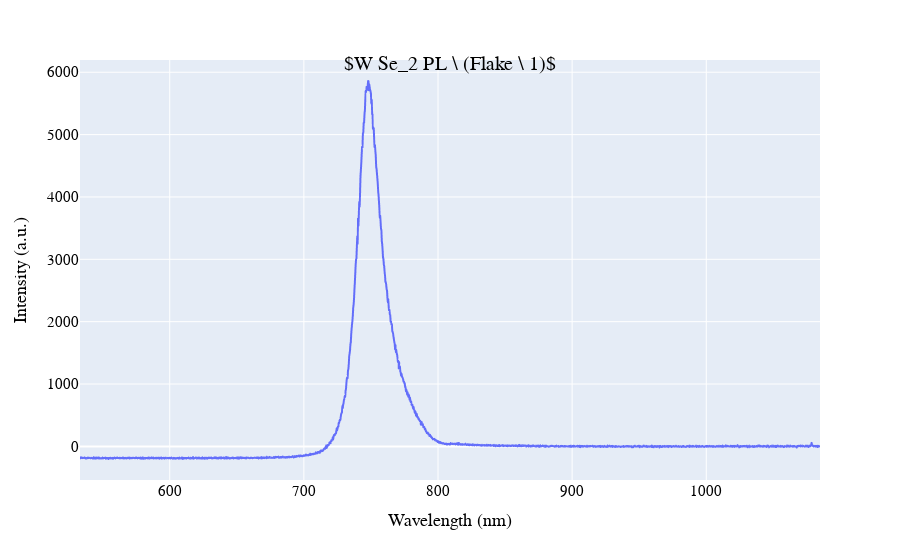

Here is the notebook cell this chart was saved with:
### Markdown cell above
### Nishant Kodan
Plotting data for the **Photoluminescence spectroscopy** of $WSe_2$

### Code cell
import pandas as pd
import numpy as np
import plotly.express as px



df = pd.read_excel('PL Data_Flake 1.xlsx')
df.head()

fig = px.line(df, x='wavelength', y='intensity',labels={'wavelength':'Wavelength (nm)', 'intensity':'Intensity (a.u.)'})

fig.update_layout(
    title={
        'text': "$W Se_2 PL \ (Flake \ 1)$",
        'y':0.9,
        'x':0.5,
        'xanchor': 'center',
        'yanchor': 'top'})

fig.update_layout(
    font_family="Times New Roman",
    font_color="black",
    title_font_family="Times New Roman",
    title_font_color="black",
    font_size=15,
title_font_size = 20)

fig.show()

### Figure 1 — Plotly figure (JSON) as saved in the notebook; plotly's stock layout.template omitted (floating-point values rounded to 4 significant figures; data arrays with more than 128 entries replaced by an {"elided": "..."} marker saying what was removed)
{"data": [{"hovertemplate": "Wavelength (nm)=%{x}<br>Intensity (a.u.)=%{y}<extra></extra>", "legendgroup": "", "line": {"color": "#636efa", "dash": "solid"}, "marker": {"symbol": "circle"}, "mode": "lines", "name": "", "showlegend": false, "type": "scattergl", "x": {"elided": "1840 float values"}, "xaxis": "x", "y": {"elided": "1840 float values"}, "yaxis": "y"}], "layout": {"font": {"color": "black", "family": "Times New Roman", "size": 15}, "legend": {"tracegroupgap": 0}, "margin": {"t": 60}, "title": {"font": {"color": "black", "family": "Times New Roman", "size": 20}, "text": "$W Se_2 PL \\ (Flake \\ 1)$", "x": 0.5, "xanchor": "center", "y": 0.9, "yanchor": "top"}, "xaxis": {"anchor": "y", "domain": [0, 1], "title": {"text": "Wavelength (nm)"}}, "yaxis": {"anchor": "x", "domain": [0, 1], "title": {"text": "Intensity (a.u.)"}}}}
